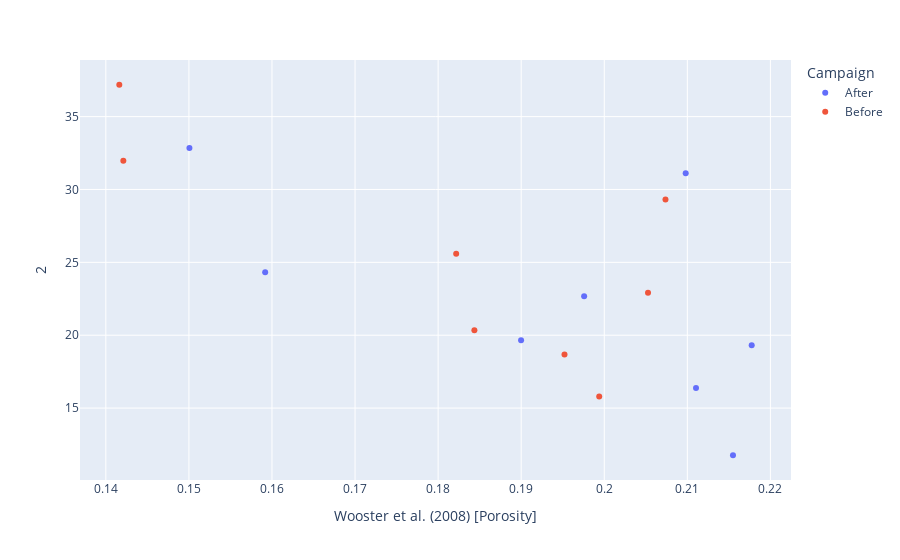

The notebook cell this image was saved under:
### Code cell
px.scatter(df, x='Wooster et al. (2008) [Porosity]', y='2', color='Campaign', hover_data=['sample name'])

### Figure 1 — Plotly figure (JSON) as saved in the notebook; plotly's stock layout.template omitted (floating-point values rounded to 4 significant figures)
{"data": [{"customdata": [["FP-A AFTER"], ["FP-B AFTER"], ["FP-RP AFTER"], ["FC-B2 AFTER"], ["FC-RP AFTER"], ["FC-B1 AFTER"], ["FC-A1 AFTER"], ["FC-A2 AFTER"]], "hovertemplate": "Campaign=After<br>Wooster et al. (2008) [Porosity]=%{x}<br>2=%{y}<br>sample name=%{customdata[0]}<extra></extra>", "legendgroup": "After", "marker": {"color": "#636efa", "symbol": "circle"}, "mode": "markers", "name": "After", "orientation": "v", "showlegend": true, "type": "scatter", "x": [0.2155, 0.2098, 0.2177, 0.19, 0.1976, 0.211, 0.1592, 0.1501], "xaxis": "x", "y": [11.76, 31.11, 19.31, 19.66, 22.67, 16.38, 24.32, 32.84], "yaxis": "y"}, {"customdata": [["FP-A BEFORE"], ["FP-B BEFORE"], ["FP-RP BEFORE"], ["FC-B1 BEFORE"], ["FC-B2 BEFORE"], ["FC-RP BEFORE"], ["FC-A1 BEFORE"], ["FC-A2 BEFORE"]], "hovertemplate": "Campaign=Before<br>Wooster et al. (2008) [Porosity]=%{x}<br>2=%{y}<br>sample name=%{customdata[0]}<extra></extra>", "legendgroup": "Before", "marker": {"color": "#EF553B", "symbol": "circle"}, "mode": "markers", "name": "Before", "orientation": "v", "showlegend": true, "type": "scatter", "x": [0.1844, 0.1822, 0.2053, 0.1994, 0.1952, 0.2074, 0.1421, 0.1416], "xaxis": "x", "y": [20.34, 25.59, 22.91, 15.79, 18.68, 29.32, 31.97, 37.19], "yaxis": "y"}], "layout": {"legend": {"title": {"text": "Campaign"}, "tracegroupgap": 0}, "margin": {"t": 60}, "xaxis": {"anchor": "y", "domain": [0, 1], "title": {"text": "Wooster et al. (2008) [Porosity]"}}, "yaxis": {"anchor": "x", "domain": [0, 1], "title": {"text": "2"}}}}
